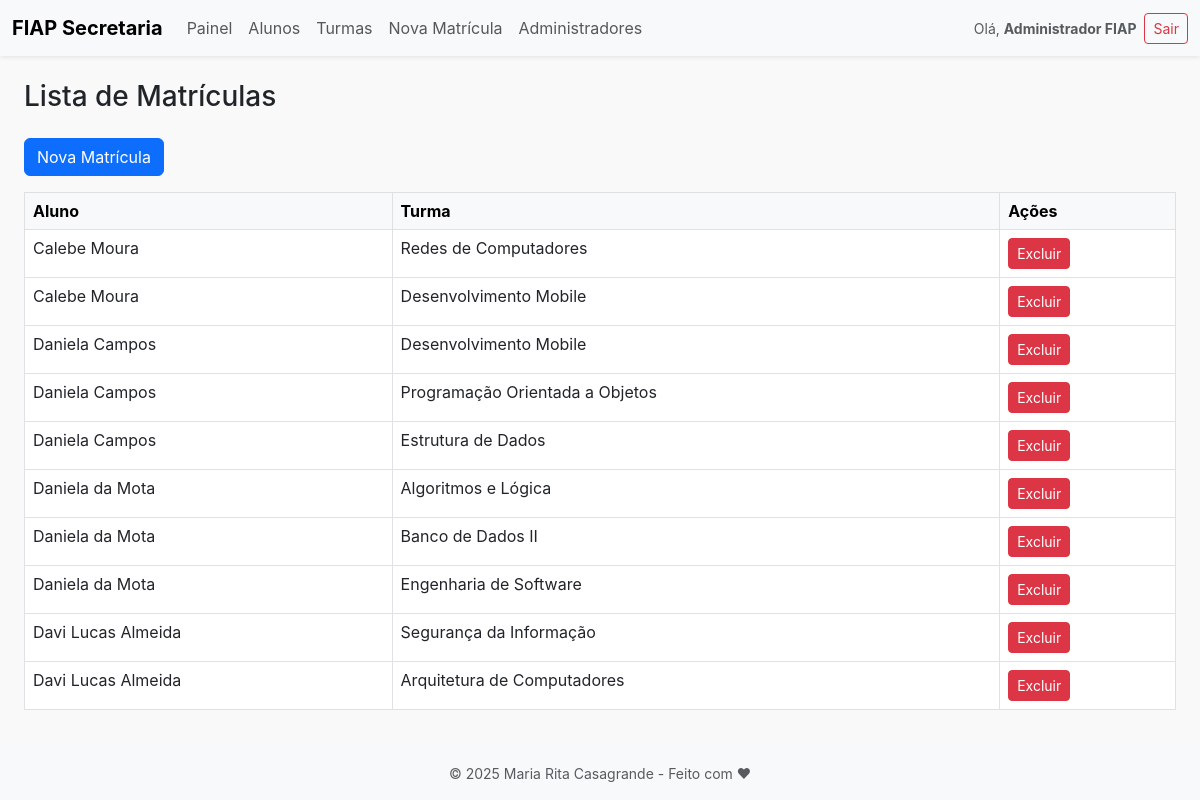
Page /index.php?page=matriculas&action=listar (signed in) on the committed database.
### tables this page shows
CREATE TABLE matriculas (
    id INT AUTO_INCREMENT PRIMARY KEY,
    aluno_id INT NOT NULL,
    turma_id INT NOT NULL,
    criado_em TIMESTAMP DEFAULT CURRENT_TIMESTAMP,
    UNIQUE (aluno_id, turma_id),
    FOREIGN KEY (aluno_id) REFERENCES alunos(id) ON DELETE CASCADE,
    FOREIGN KEY (turma_id) REFERENCES turmas(id) ON DELETE CASCADE
);

CREATE TABLE alunos (
    id INT AUTO_INCREMENT PRIMARY KEY,
    nome VARCHAR(100) NOT NULL,
    data_nascimento DATE NOT NULL,
    cpf VARCHAR(14) NOT NULL UNIQUE,
    email VARCHAR(100) NOT NULL UNIQUE,
    senha VARCHAR(255) NOT NULL,
    criado_em TIMESTAMP DEFAULT CURRENT_TIMESTAMP
);

CREATE TABLE turmas (
    id INT AUTO_INCREMENT PRIMARY KEY,
    nome VARCHAR(100) NOT NULL,
    descricao TEXT NOT NULL,
    criado_em TIMESTAMP DEFAULT CURRENT_TIMESTAMP
);

### controllers/MatriculaController.php (called while the page is built, shortened)
<?php
require_once BASE_PATH . '/models/Matricula.php';
class MatriculaController
{
    private $model;
    public function __construct()
    {
        $this->model = new Matricula();
    }
    public function listar()
    {
        $pagina = isset($_GET['pagina']) ? max(1, (int) $_GET['pagina']) : 1;
        $limite = 10;
        $turmaId = isset($_GET['turma_id']) ? (int) $_GET['turma_id'] : null;
        $matriculas = $this->model->listar($pagina, $limite, $turmaId);
        $totalPaginas = $this->model->totalPaginas($limite, $turmaId);
        include BASE_PATH . '/views/matriculas/listar.php';
    }
}

### models/Matricula.php (called while the page is built, shortened)
<?php
class Matricula
{
    public function listar($pagina = 1, $limite = 10, $turmaId = null)
    {
        $offset = ($pagina - 1) * $limite;
        $conn = (new Database())->connect();
        $query = "
            SELECT m.*, a.nome AS nome_aluno, t.nome AS nome_turma
            FROM matriculas m
            JOIN alunos a ON m.aluno_id = a.id
            JOIN turmas t ON m.turma_id = t.id
        ";
        $query .= " ORDER BY a.nome ASC LIMIT :limite OFFSET :offset";
        $stmt = $conn->prepare($query);
        $stmt->bindValue(':limite', $limite, PDO::PARAM_INT);
        $stmt->bindValue(':offset', $offset, PDO::PARAM_INT);
        $stmt->execute();
        return $stmt->fetchAll(PDO::FETCH_ASSOC);
    }
    public function totalPaginas($limite = 10, $turmaId = null)
    {
        $conn = (new Database())->connect();
        $sql = "SELECT COUNT(*) AS total FROM matriculas";
        $stmt = $conn->prepare($sql);
        $stmt->execute();
        $total = $stmt->fetch(PDO::FETCH_ASSOC)['total'] ?? 0;
        return ceil($total / $limite);
    }
}

### views/matriculas/listar.php (the view, shortened to what this page needs)
<?php include BASE_PATH . '/views/partials/header.php'; ?>
<div class="container-fluid px-4">
    <h1 class="mb-4 fs-3">
        Lista de Matrículas
    </h1>
    <div class="mb-3">
        <a href="index.php?page=matriculas&action=criar" class="btn btn-primary">Nova Matrícula</a>
    </div>
    <div class="table-responsive">
        <table class="table table-bordered table-hover">
            <thead class="table-light">
                <tr>
                    <th>Aluno</th>
                    <th>Turma</th>
                    <th>Ações</th>
                </tr>
            </thead>
            <tbody>
                <?php if (!empty($matriculas)): ?>
                    <?php foreach ($matriculas as $matricula): ?>
                        <tr>
                            <td><?= htmlspecialchars($matricula['nome_aluno']) ?></td>
                            <td><?= htmlspecialchars($matricula['nome_turma']) ?></td>
                            <td>
                                <a href="index.php?page=matriculas&action=excluir&id=<?= $matricula['id'] ?>"
                                    class="btn btn-sm btn-danger"
                                    onclick="return confirm('Tem certeza que deseja excluir esta matrícula?')">Excluir</a>
                            </td>
                        </tr>
                    <?php endforeach; ?>
                <?php else: ?>
                    <tr>
                        <td colspan="3" class="text-center">Nenhuma matrícula encontrada.</td>
                    </tr>
                <?php endif; ?>
            </tbody>
        </table>
    </div>
    <nav class="mt-4">
        <ul class="pagination justify-content-center">
            <?php for ($i = 1; $i <= $totalPaginas; $i++): ?>
                <li class="page-item <?= ($i == ($_GET['pagina'] ?? 1)) ? 'active' : '' ?>">
                    <a class="page-link"
                        href="index.php?page=matriculas&action=listar&pagina=<?= $i ?><?= isset($_GET['turma_id']) ? '&turma_id=' . (int) $_GET['turma_id'] : '' ?>">
                    </a>
                </li>
            <?php endfor; ?>
        </ul>
    </nav>
</div>
<?php include BASE_PATH . '/views/partials/footer.php'; ?>

### public/index.php (style rules this page uses)
body { font-family: -apple-system, BlinkMacSystemFont, "Segoe UI", Roboto, "Helvetica Neue", Arial, sans-serif; background-color: #f9f9f9; }

### rows in the picture
matriculas: aluno.nome "Calebe Moura", turma.nome "Redes de Computadores"
matriculas: aluno.nome "Calebe Moura", turma.nome "Desenvolvimento Mobile"
matriculas: aluno.nome "Daniela Campos", turma.nome "Desenvolvimento Mobile"
matriculas: aluno.nome "Daniela Campos", turma.nome "Programação Orientada a Objetos"
matriculas: aluno.nome "Daniela Campos", turma.nome "Estrutura de Dados"
matriculas: aluno.nome "Daniela da Mota", turma.nome "Algoritmos e Lógica"
matriculas: aluno.nome "Daniela da Mota", turma.nome "Banco de Dados II"
matriculas: aluno.nome "Daniela da Mota", turma.nome "Engenharia de Software"
matriculas: aluno.nome "Davi Lucas Almeida", turma.nome "Segurança da Informação"
matriculas: aluno.nome "Davi Lucas Almeida", turma.nome "Arquitetura de Computadores"

### other values in the picture
$_SESSION['admin_nome'] "Administrador FIAP"
